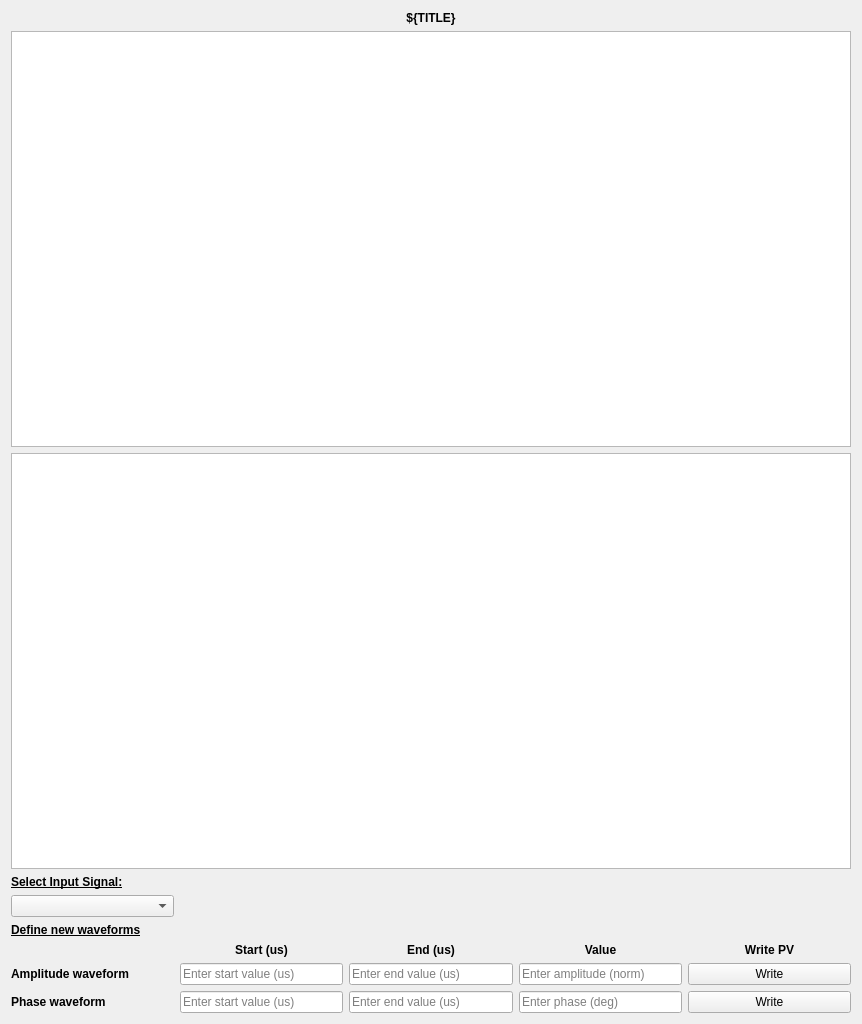
<?xml version="1.0" encoding="UTF-8"?>
<ui version="4.0">
 <class>Form</class>
 <widget class="QWidget" name="Form">
  <property name="geometry">
   <rect>
    <x>0</x>
    <y>0</y>
    <width>862</width>
    <height>1024</height>
   </rect>
  </property>
  <property name="windowTitle">
   <string>${TITLE} - ${DEV}</string>
  </property>
  <layout class="QVBoxLayout" name="verticalLayout">
   <item>
    <layout class="QGridLayout" name="gridLayout">
     <item row="10" column="4">
      <widget class="QPushButton" name="write_amplitude">
       <property name="text">
        <string>Write</string>
       </property>
      </widget>
     </item>
     <item row="9" column="1">
      <widget class="QLabel" name="label_4">
       <property name="font">
        <font>
         <weight>75</weight>
         <bold>true</bold>
        </font>
       </property>
       <property name="text">
        <string>Start (us)</string>
       </property>
       <property name="alignment">
        <set>Qt::AlignCenter</set>
       </property>
      </widget>
     </item>
     <item row="6" column="0">
      <widget class="QLabel" name="label_2">
       <property name="font">
        <font>
         <weight>75</weight>
         <bold>true</bold>
         <underline>true</underline>
        </font>
       </property>
       <property name="text">
        <string>Select Input Signal:</string>
       </property>
      </widget>
     </item>
     <item row="11" column="0">
      <widget class="QLabel" name="label_7">
       <property name="font">
        <font>
         <weight>75</weight>
         <bold>true</bold>
        </font>
       </property>
       <property name="text">
        <string>Phase waveform</string>
       </property>
      </widget>
     </item>
     <item row="8" column="0">
      <widget class="QLabel" name="label_3">
       <property name="font">
        <font>
         <weight>75</weight>
         <bold>true</bold>
         <underline>true</underline>
        </font>
       </property>
       <property name="text">
        <string>Define new waveforms</string>
       </property>
      </widget>
     </item>
     <item row="11" column="4">
      <widget class="QPushButton" name="write_phase">
       <property name="text">
        <string>Write</string>
       </property>
      </widget>
     </item>
     <item row="11" column="2">
      <widget class="QLineEdit" name="phase_end">
       <property name="styleSheet">
        <string notr="true"/>
       </property>
       <property name="placeholderText">
        <string>Enter end value (us)</string>
       </property>
      </widget>
     </item>
     <item row="0" column="0" colspan="5">
      <widget class="QLabel" name="label">
       <property name="font">
        <font>
         <weight>75</weight>
         <bold>true</bold>
        </font>
       </property>
       <property name="text">
        <string>${TITLE}</string>
       </property>
       <property name="alignment">
        <set>Qt::AlignCenter</set>
       </property>
      </widget>
     </item>
     <item row="9" column="4">
      <widget class="QLabel" name="label_8">
       <property name="font">
        <font>
         <weight>75</weight>
         <bold>true</bold>
        </font>
       </property>
       <property name="text">
        <string>Write PV</string>
       </property>
       <property name="alignment">
        <set>Qt::AlignCenter</set>
       </property>
      </widget>
     </item>
     <item row="1" column="0" colspan="5">
      <widget class="PyDMWaveformPlot" name="amplitude_plot">
       <property name="sizePolicy">
        <sizepolicy hsizetype="Expanding" vsizetype="Expanding">
         <horstretch>1</horstretch>
         <verstretch>1</verstretch>
        </sizepolicy>
       </property>
       <property name="toolTip">
        <string/>
       </property>
       <property name="showXGrid">
        <bool>true</bool>
       </property>
       <property name="showYGrid">
        <bool>true</bool>
       </property>
       <property name="backgroundColor">
        <color>
         <red>255</red>
         <green>255</green>
         <blue>255</blue>
        </color>
       </property>
       <property name="axisColor">
        <color>
         <red>222</red>
         <green>222</green>
         <blue>222</blue>
        </color>
       </property>
       <property name="yAxes">
        <stringlist/>
       </property>
       <property name="title" stdset="0">
        <string>Average Window ${N} - Amplitude</string>
       </property>
       <property name="xLabels">
        <stringlist>
         <string>Time (us)</string>
        </stringlist>
       </property>
       <property name="showLegend">
        <bool>true</bool>
       </property>
       <property name="curves">
        <stringlist/>
       </property>
       <property name="yLabels" stdset="0">
        <stringlist>
         <string>Amplitude (norm)</string>
        </stringlist>
       </property>
      </widget>
     </item>
     <item row="10" column="1">
      <widget class="QLineEdit" name="amplitude_start">
       <property name="styleSheet">
        <string notr="true"/>
       </property>
       <property name="placeholderText">
        <string>Enter start value (us)</string>
       </property>
      </widget>
     </item>
     <item row="10" column="2">
      <widget class="QLineEdit" name="amplitude_end">
       <property name="styleSheet">
        <string notr="true"/>
       </property>
       <property name="placeholderText">
        <string>Enter end value (us)</string>
       </property>
      </widget>
     </item>
     <item row="7" column="0">
      <widget class="QComboBox" name="input_selection">
       <property name="maximumSize">
        <size>
         <width>200</width>
         <height>16777215</height>
        </size>
       </property>
      </widget>
     </item>
     <item row="11" column="1">
      <widget class="QLineEdit" name="phase_start">
       <property name="styleSheet">
        <string notr="true"/>
       </property>
       <property name="placeholderText">
        <string>Enter start value (us)</string>
       </property>
      </widget>
     </item>
     <item row="5" column="0" colspan="5">
      <widget class="PyDMWaveformPlot" name="phase_plot">
       <property name="sizePolicy">
        <sizepolicy hsizetype="Expanding" vsizetype="Expanding">
         <horstretch>1</horstretch>
         <verstretch>1</verstretch>
        </sizepolicy>
       </property>
       <property name="toolTip">
        <string/>
       </property>
       <property name="showXGrid">
        <bool>true</bool>
       </property>
       <property name="showYGrid">
        <bool>true</bool>
       </property>
       <property name="backgroundColor">
        <color>
         <red>255</red>
         <green>255</green>
         <blue>255</blue>
        </color>
       </property>
       <property name="axisColor">
        <color>
         <red>222</red>
         <green>222</green>
         <blue>222</blue>
        </color>
       </property>
       <property name="yAxes">
        <stringlist/>
       </property>
       <property name="title" stdset="0">
        <string>Average Window ${N} - Phase</string>
       </property>
       <property name="xLabels">
        <stringlist>
         <string>Time (us)</string>
        </stringlist>
       </property>
       <property name="showLegend">
        <bool>true</bool>
       </property>
       <property name="curves">
        <stringlist/>
       </property>
       <property name="yLabels" stdset="0">
        <stringlist>
         <string>Phase (deg)</string>
        </stringlist>
       </property>
      </widget>
     </item>
     <item row="10" column="0">
      <widget class="QLabel" name="label_6">
       <property name="font">
        <font>
         <weight>75</weight>
         <bold>true</bold>
        </font>
       </property>
       <property name="text">
        <string>Amplitude waveform</string>
       </property>
      </widget>
     </item>
     <item row="9" column="2">
      <widget class="QLabel" name="label_5">
       <property name="font">
        <font>
         <weight>75</weight>
         <bold>true</bold>
        </font>
       </property>
       <property name="text">
        <string>End (us)</string>
       </property>
       <property name="alignment">
        <set>Qt::AlignCenter</set>
       </property>
      </widget>
     </item>
     <item row="9" column="3">
      <widget class="QLabel" name="label_9">
       <property name="font">
        <font>
         <weight>75</weight>
         <bold>true</bold>
        </font>
       </property>
       <property name="text">
        <string>Value</string>
       </property>
       <property name="alignment">
        <set>Qt::AlignCenter</set>
       </property>
      </widget>
     </item>
     <item row="10" column="3">
      <widget class="QLineEdit" name="amplitude_value">
       <property name="styleSheet">
        <string notr="true"/>
       </property>
       <property name="placeholderText">
        <string>Enter amplitude (norm)</string>
       </property>
      </widget>
     </item>
     <item row="11" column="3">
      <widget class="QLineEdit" name="phase_value">
       <property name="styleSheet">
        <string notr="true"/>
       </property>
       <property name="placeholderText">
        <string>Enter phase (deg)</string>
       </property>
      </widget>
     </item>
    </layout>
   </item>
  </layout>
 </widget>
 <customwidgets>
  <customwidget>
   <class>PyDMWaveformPlot</class>
   <extends>QGraphicsView</extends>
   <header>pydm.widgets.waveformplot</header>
  </customwidget>
 </customwidgets>
 <resources/>
 <connections/>
</ui>
